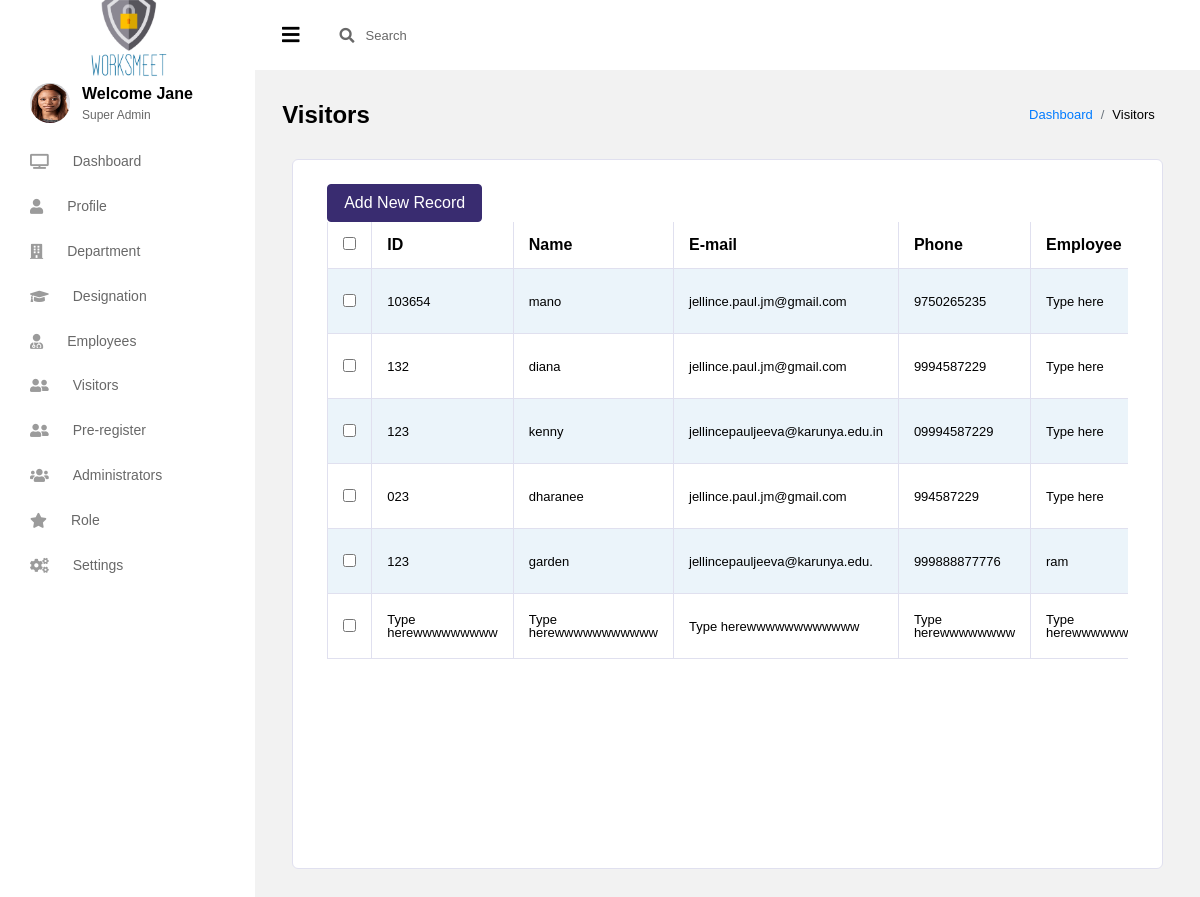
/visitors/, run on the app's committed database.
### sub_part/models.py (models this page shows, shortened)
class addvisitorsdb(models.Model):
    firstname=models.CharField(max_length=30, default='Type here')
    lastname=models.CharField(max_length=30, default='Type here')
    email=models.CharField(max_length=30, default='Type here')
    phone=models.CharField(max_length=30, default='Type here')
    gender=models.CharField(max_length=30, default='Type here')
    companyname=models.CharField(max_length=30, default='Type here')
    idnumber=models.CharField(max_length=30, default='Type here')
    emp=models.CharField(max_length=30, default='Type here')
    purpose=models.CharField(max_length=30, default='Type here')
    address=models.CharField(max_length=30, default='Type here')

### sub_part/views.py (the view)
# urls.py: path('visitors/',views.visitors,name='visitors'),
def visitors(request):
    employeesvisitors=addvisitorsdb.objects.all()
    return render(request,'visitors.html',{'employeesvisitors':employeesvisitors})

### sub_part/templates/visitors.html (shortened to what this page needs)
{% extends "base.html" %}
{% block content %}
      <div class="main-panel">
        <div class="content-wrapper">
          <div class="page-header">
            <h3 class="page-title">
              Visitors
            </h3>
            <nav aria-label="breadcrumb">
              <ol class="breadcrumb">
                <li class="breadcrumb-item"><a href="{% url 'dashboard' %}">Dashboard</a></li>
                <li class="breadcrumb-item">Visitors</li>
              </ol>
            </nav>
          </div>
          <div class="container-fluid page-body-wrapper">
                    <div class="col-lg-12 grid-margin stretch-card">
                        <div class="card">
                            <div class="card-body">
                                <div class="col-md-12">
                                  <span><a href="/addvisitors" class="btn btn-primary">Add New Record</a></span>
                                  <div class="table-responsive">
                            <table id="bootstrapdatatable" class="table table-striped table-bordered" width="100%">
                      <thead>
                        <th><input type="checkbox" id="checkall" /></th>
                        <th>ID</th>
                        <th>Name</th>
                        <th>E-mail</th>
                        <th>Phone</th>
                        <th>Employee</th>
                      </thead>
                      <tbody>
                        {% for user in employeesvisitors %}
                        <tr>
                          <td><input type="checkbox" class="checkthis" /></td>
                          <td>{{ user.idnumber }}</td>
                          <td>{{ user.firstname }}</td>
                          <td>{{ user.email }}</td>
                          <td>{{ user.phone }}</td>
                          <td>{{ user.emp }}</td>
                        </tr>
                        {% endfor %}
                      </tbody>
                    </table>
                  </div>
                </div>
              </div>
            </div>
      </div>
    </div>
</div>
{% endblock content %}

### sub_part/templates/base.html (shortened to what this page needs)
{% load static %}
<!DOCTYPE html>
<html lang="en">
<head>
  <link rel="stylesheet" href="vendors/iconfonts/font-awesome/css/all.min.css">
  <link rel="stylesheet" href="vendors/css/vendor.bundle.base.css">
  <link rel="stylesheet" href="vendors/css/vendor.bundle.addons.css">
  <link rel="stylesheet" href="{% static 'css/style.css' %}">
</head>
<body>
<div class="container-scroller">
  <nav class="navbar col-lg-12 col-12 p-0 fixed-top d-flex flex-row default-layout-navbar">
    <div class="text-center navbar-brand-wrapper d-flex align-items-center justify-content-center">
      <br>
      <img src="{% static 'images/worksmeetlogo.PNG' %}" width="100" height="100">
    </div>
    <div class="navbar-menu-wrapper d-flex align-items-stretch">
      <button class="navbar-toggler navbar-toggler align-self-center" type="button" data-toggle="minimize">
        <span class="fas fa-bars"></span>
      </button>
      <ul class="navbar-nav">
        <li class="nav-item nav-search d-none d-md-flex">
          <div class="nav-link">
            <div class="input-group">
              <div class="input-group-prepend">
                <span class="input-group-text">
                  <i class="fas fa-search"></i>
                </span>
              </div>
              <input type="text" class="form-control" placeholder="Search" aria-label="Search">
            </div>
          </div>
        </li>
      </ul>
    </div>
  </nav>
  <div class="container-fluid page-body-wrapper">
    <nav class="sidebar sidebar-offcanvas" id="sidebar">
      <ul class="nav">
        <li class="nav-item nav-profile">
          <div class="nav-link">
            <div class="profile-image">
              <img src="{% static 'images/jane.png' %}" width="100" height="100">
            </div>
            <div class="profile-name">
              <p class="name">
                Welcome Jane
              </p>
              <p class="designation">
                Super Admin
              </p>
            </div>
          </div>
        </li>
        <li class="nav-item">
          <a class="nav-link" href="{% url 'dashboard' %}">
            <i class="fa fa-tv menu-icon"></i>
            <span class="menu-title">Dashboard</span>
          </a>
        </li>
        <li class="nav-item">
          <a class="nav-link" href="{% url 'profile' %}">
            <i class="fa fa-user menu-icon"></i>
            <span class="menu-title">Profile</span>
          </a>
        </li>
        <li class="nav-item">
          <a class="nav-link" href="{% url 'department' %}">
            <i class="fas fa-building menu-icon"></i>
            <span class="menu-title">Department</span>
          </a>
        </li>
        <li class="nav-item">
          <a class="nav-link" href="{% url 'designation' %}">
            <i class="fas fa-graduation-cap menu-icon"></i>
            <span class="menu-title">Designation</span>
          </a>
        </li>
        <li class="nav-item">
          <a class="nav-link" href="{% url 'navemployee' %}">
            <i class="fas fa-user-md menu-icon"></i>
            <span class="menu-title">Employees</span>
          </a>
        </li>
        <li class="nav-item" >
          <a class="nav-link"  href="{% url 'visitors' %}">
              <i class="fas fa-user-friends menu-icon"></i>
            <span class="menu-title">Visitors</span>
          </a>
      </li>
        <li class="nav-item">
          <a class="nav-link"  href="{% url 'prereg' %}" >
            <i class="fas fa-user-friends menu-icon"></i>
            <span class="menu-title">Pre-register</span>
          </a>
        </li>
        <li class="nav-item">
          <a class="nav-link" href="{% url 'admins' %}" >
            <i class="fas fa-users menu-icon"></i>
            <span class="menu-title">Administrators</span>
          </a>
        </li>
        <li class="nav-item">
          <a class="nav-link" href="{% url 'roles' %}">
            <i class="fas fa-star menu-icon"></i>
            <span class="menu-title">Role</span>
          </a>
        </li>
        <li class="nav-item">
          <a class="nav-link" href="{% url 'settings' %}">
            <i class="fas fa-cogs menu-icon"></i>
            <span class="menu-title">Settings</span>
          </a>
        </li>
      </ul>
    </nav>
{% block content %}
{% endblock %}
    </div>
</div>
</body>
</html>

### data on the page
addvisitorsdb: idnumber "103654", firstname "mano", email "jellince.paul.jm@gmail.com", phone "9750265235", emp "Type here"
addvisitorsdb: idnumber "132", firstname "diana", email "jellince.paul.jm@gmail.com", phone "9994587229", emp "Type here"
addvisitorsdb: idnumber "123", firstname "kenny", email "jellincepauljeeva@karunya.edu.in", phone "09994587229", emp "Type here"
addvisitorsdb: idnumber "023", firstname "dharanee", email "jellince.paul.jm@gmail.com", phone "994587229", emp "Type here"
addvisitorsdb: idnumber "123", firstname "garden", email "jellincepauljeeva@karunya.edu.", phone "999888877776", emp "ram"
addvisitorsdb: idnumber "Type herewwwwwwwww", firstname "Type herewwwwwwwwwww", email "Type herewwwwwwwwwwww", phone "Type herewwwwwwww", emp "Type…"
